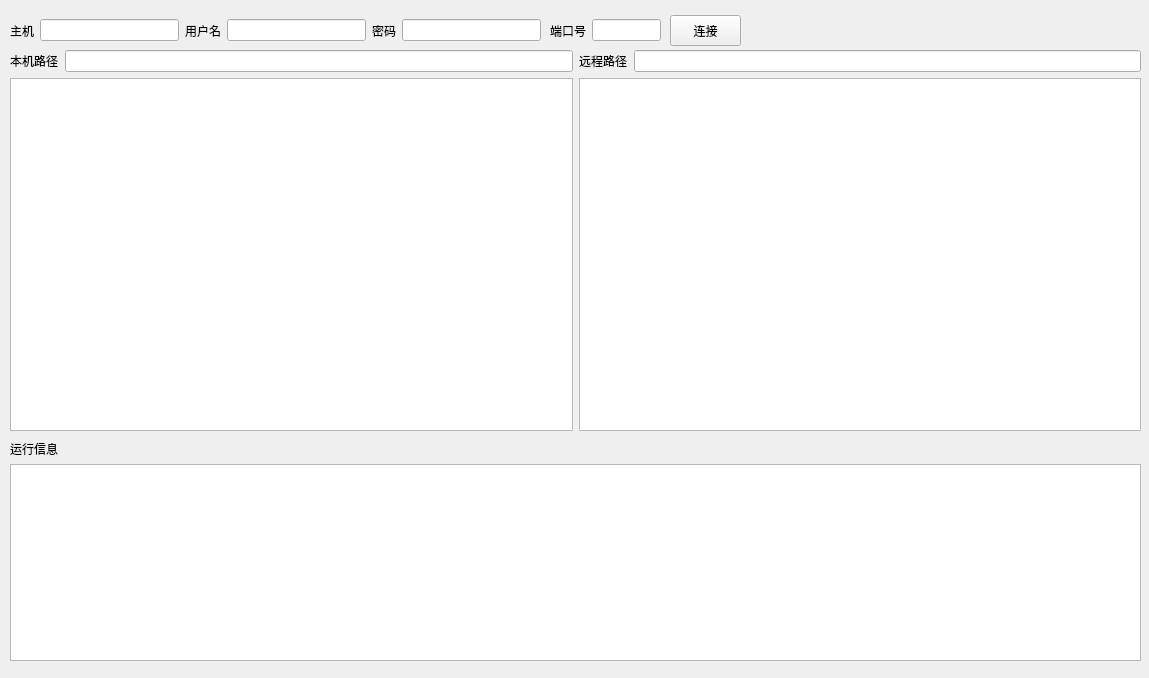
<?xml version="1.0" encoding="UTF-8"?>
<ui version="4.0">
 <class>MainWindow</class>
 <widget class="QMainWindow" name="MainWindow">
  <property name="geometry">
   <rect>
    <x>0</x>
    <y>0</y>
    <width>1149</width>
    <height>678</height>
   </rect>
  </property>
  <property name="windowTitle">
   <string>MainWindow</string>
  </property>
  <widget class="QWidget" name="centralwidget">
   <widget class="QWidget" name="horizontalLayoutWidget">
    <property name="geometry">
     <rect>
      <x>10</x>
      <y>10</y>
      <width>531</width>
      <height>41</height>
     </rect>
    </property>
    <layout class="QHBoxLayout" name="horizontalLayout">
     <item>
      <widget class="QLabel" name="serverLabel">
       <property name="text">
        <string>主机</string>
       </property>
      </widget>
     </item>
     <item>
      <widget class="QLineEdit" name="serverInput">
       <property name="text">
        <string/>
       </property>
      </widget>
     </item>
     <item>
      <widget class="QLabel" name="userLabel">
       <property name="text">
        <string>用户名</string>
       </property>
      </widget>
     </item>
     <item>
      <widget class="QLineEdit" name="userInput">
       <property name="text">
        <string/>
       </property>
      </widget>
     </item>
     <item>
      <widget class="QLabel" name="passwdLabel">
       <property name="text">
        <string>密码</string>
       </property>
      </widget>
     </item>
     <item>
      <widget class="QLineEdit" name="passwdInput">
       <property name="text">
        <string/>
       </property>
      </widget>
     </item>
    </layout>
   </widget>
   <widget class="QWidget" name="horizontalLayoutWidget_2">
    <property name="geometry">
     <rect>
      <x>550</x>
      <y>10</y>
      <width>111</width>
      <height>41</height>
     </rect>
    </property>
    <layout class="QHBoxLayout" name="horizontalLayout_2">
     <item>
      <widget class="QLabel" name="portLabel">
       <property name="text">
        <string>端口号</string>
       </property>
      </widget>
     </item>
     <item>
      <widget class="QLineEdit" name="portInput"/>
     </item>
    </layout>
   </widget>
   <widget class="QWidget" name="verticalLayoutWidget_3">
    <property name="geometry">
     <rect>
      <x>10</x>
      <y>440</y>
      <width>1131</width>
      <height>221</height>
     </rect>
    </property>
    <layout class="QVBoxLayout" name="verticalLayout_4">
     <item>
      <layout class="QHBoxLayout" name="horizontalLayout_6">
       <item>
        <widget class="QLabel" name="runLabel">
         <property name="text">
          <string>运行信息</string>
         </property>
        </widget>
       </item>
      </layout>
     </item>
     <item>
      <widget class="QTextBrowser" name="runInfoOutput">
       <property name="enabled">
        <bool>true</bool>
       </property>
      </widget>
     </item>
    </layout>
   </widget>
   <widget class="QPushButton" name="connectButton">
    <property name="geometry">
     <rect>
      <x>670</x>
      <y>15</y>
      <width>71</width>
      <height>31</height>
     </rect>
    </property>
    <property name="text">
     <string>连接</string>
    </property>
   </widget>
   <widget class="QWidget" name="horizontalLayoutWidget_3">
    <property name="geometry">
     <rect>
      <x>10</x>
      <y>50</y>
      <width>1131</width>
      <height>381</height>
     </rect>
    </property>
    <layout class="QHBoxLayout" name="horizontalLayout_4">
     <item>
      <layout class="QVBoxLayout" name="verticalLayout_2">
       <item>
        <layout class="QHBoxLayout" name="horizontalLayout_3">
         <item>
          <widget class="QLabel" name="localLabel">
           <property name="text">
            <string>本机路径</string>
           </property>
          </widget>
         </item>
         <item>
          <widget class="QLineEdit" name="localPathInput">
           <property name="text">
            <string/>
           </property>
          </widget>
         </item>
        </layout>
       </item>
       <item>
        <widget class="QTableView" name="localFileList"/>
       </item>
      </layout>
     </item>
     <item>
      <layout class="QVBoxLayout" name="verticalLayout_3">
       <item>
        <layout class="QHBoxLayout" name="horizontalLayout_5">
         <item>
          <widget class="QLabel" name="remoteLabel">
           <property name="text">
            <string>远程路径</string>
           </property>
          </widget>
         </item>
         <item>
          <widget class="QLineEdit" name="remotePathInput">
           <property name="text">
            <string/>
           </property>
          </widget>
         </item>
        </layout>
       </item>
       <item>
        <widget class="QTableView" name="remoteFileList"/>
       </item>
      </layout>
     </item>
    </layout>
   </widget>
  </widget>
 </widget>
 <resources/>
 <connections/>
</ui>
